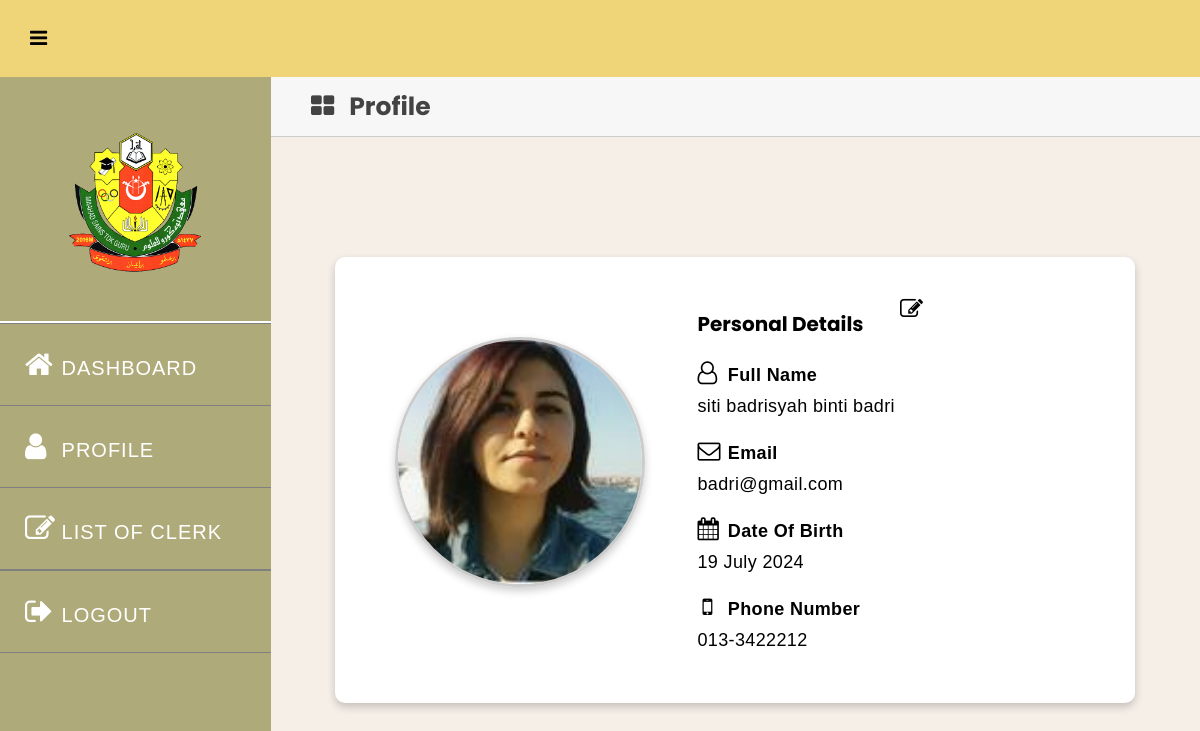
/ADMIN/adminprofile.php (signed in), run on the app's committed database.
### tables this page shows
CREATE TABLE `clerk` (
  `CLERKID` int NOT NULL,
  `CLERKNAME` varchar(255) NOT NULL,
  `CLERKPNO` varchar(12) DEFAULT NULL,
  `CLERKDOB` date DEFAULT NULL,
  `CLERKEMAIL` varchar(50) DEFAULT NULL,
  `CLERKTYPE` varchar(10) DEFAULT NULL,
  `CLERKPASSWORD` varchar(30) NOT NULL,
  `CLERKIMAGE` varchar(255) DEFAULT NULL,
  `STATUS` varchar(50) DEFAULT NULL
);

### ADMIN/adminprofile.php (the view, shortened to what this page needs)
<?php
require_once("../dbConnect.php");
$username = $_SESSION['username'];
$sql = "SELECT CLERKNAME, CLERKEMAIL, CLERKDOB, CLERKPNO, CLERKIMAGE FROM clerk WHERE CLERKID = ?";
$stmt = $dbCon->prepare($sql);
$stmt->bind_param("s", $username);
$stmt->execute();
$stmt->store_result();
$stmt->bind_result($CLERKNAME, $CLERKEMAIL, $CLERKDOB, $CLERKPNO, $CLERKIMAGE);
$formattedDOB = date("d F Y", strtotime($CLERKDOB));
?>
<!DOCTYPE html>
<html lang="en">
<head>
    <link rel="stylesheet" href="https://stackpath.bootstrapcdn.com/font-awesome/4.7.0/css/font-awesome.min.css">
</head>
<body>
    <div class="header">
        <label for="checkbox">
            <i id="navbtn" class="fa fa-bars" aria-hidden="true"></i>
        </label>
    </div>
    <div class="body">
        <nav class="side-bar">
            <div class="user-p">
                <img src="../logo.png" alt=""/>
            </div>
            <ul>
                <li>
                    <a href="AdminDashboard.php">
                        <i class="fa fa-home" aria-hidden="true"></i>
                        <span>DASHBOARD</span>
                    </a>
                </li>
                <li>
                    <a href="adminprofile.php">
                        <i class="fa fa-user" aria-hidden="true"></i>
                        <span>PROFILE</span>
                    </a>
                </li>
                <li style="border-bottom: 1px solid grey;">
                    <a href="listofclerk.php">
                        <i class="fa fa-pencil-square-o" aria-hidden="true"></i>
                        <span>LIST OF CLERK</span>
                    </a>
                </li>
                <li style="border-bottom: 1px solid grey;">
                    <a href="../logout.php">
                        <i class="fa fa-sign-out" aria-hidden="true"></i>
                        <span>LOGOUT</span>
                    </a>
                </li>
            </ul>
        </nav>
        <section class="section-1">
            <div class="circled-menu-parent">
                <p><i class="fa fa-th-large" style="font-size:25px;"></i>Profile</p>
            </div>
            <div class="profile-wrap">
                <div class="image-frame">
                    <img src="<?php echo !empty($CLERKIMAGE) ? '../CLERK/' . htmlspecialchars($CLERKIMAGE) : 'default-profile.png'; ?>" alt="Profile Picture">
                </div>
                <table>
                    <tr>
                        <th>Personal Details</th>
                    </tr>
                    <tr>
                        <td>
                            <b><i class="fa fa-user-o" aria-hidden="true"></i> Full Name</b><br>
                            <p><?php echo htmlspecialchars($CLERKNAME); ?></p>
                        </td>
                    </tr>
                    <tr>
                        <td>
                            <b><i class="fa fa-envelope-o" aria-hidden="true"></i> Email</b><br>
                            <p><?php echo htmlspecialchars($CLERKEMAIL); ?></p>
                        </td>
                    </tr>
                    <tr>
                        <td>
                            <b><i class="fa fa-calendar" aria-hidden="true"></i> Date Of Birth</b><br>
                            <p><?php echo htmlspecialchars($formattedDOB); ?></p>
                        </td>
                    </tr>
                    <tr>
                        <td>
                            <b><i class="fa fa-mobile" aria-hidden="true"></i> Phone Number</b><br>
                            <p><?php echo htmlspecialchars($CLERKPNO); ?></p>
                        </td>
                    </tr>
                </table>
                <div class="edit-button">
                    <button><i class="fa fa-pencil-square-o" aria-hidden="true"></i></button>
                </div>
            </div>
        </section>
    </div>
</body>
</html>

### ADMIN/adminprofile.php (style rules this page uses)
* { padding: 0; margin: 0; box-sizing: border-box; font-family: arial, sans-serif; }
.header { display: flex; align-items: center; padding: 28px 30px; background: #EFD577; color: white; }
.header i { font-size: 30px; cursor: pointer; color: black; }
.user-p { text-align: center; padding-top: 50px; }
.user-p img { width: 150px; height: 150px; border-radius: 50%; }
.body { display: flex; }
.side-bar { width: 350px; background: #AFAA79; min-height: 100vh; transition: 500ms width; }
.side-bar ul { margin-top: 40px; list-style: none; border-top: 2px solid white; }
.side-bar ul li { font-size: 20px; padding: 25px 0px; padding-left: 25px; transition: background 500ms; white-space: nowrap; overflow: hidden; text-overflow: ellipsis; border: none; border-top: 1px solid grey; }
.side-bar ul li a { text-decoration: none; color: white; cursor: pointer; letter-spacing: 1px; }
.side-bar i { display: inline-block; padding-right: 10px; width: 30px; vertical-align: center; font-size: 25px; color: white; }
.side-bar ul li a { text-decoration: none; color: #black; cursor: pointer; letter-spacing: 1px; }
.side-bar ul li a i { display: inline-block; padding-right: 10px; font-size: 30px; }
.section-1 { width: 100%; background-color: #F5EFE7; background-size: cover; background-position: center; display: flex; align-items: center; flex-direction: column; }
#navbtn { display: inline-block; left: 20px; font-size: 20px; transition: 500ms color; color: #black; }
.circled-menu-parent { background-color: #f7f7f7; height: 60px; font-size: 25px; font-family: 'Inter'; font-weight: bold; color: #434343; width: 100%; display: flex; justify-content: center; flex-direction: column; padding: 0 20px; font-family: "Poppins", sans-serif; border-bottom: 1px solid #ccc; }
.circled-menu-parent p { margin: 0; display: flex; align-items: center; font-size: 25px; font-family: "Poppins", sans-serif; }
.circled-menu-parent i { margin-left: 20px; margin-right: 15px; }
.profile-wrap { width: 800px; display: flex; background-color: white; border-radius: 10px; padding: 40px; box-shadow: 0 4px 8px rgba(0, 0, 0, 0.2); margin-top: 120px; }
.image-frame { width: 250px; height: 250px; border: 3px solid #ccc; border-radius: 50%; box-shadow: 0 4px 8px rgba(0, 0, 0, 0.2); margin-top: 40px; margin-left: 20px; }
.image-frame img { width: 100%; height: 100%; object-fit: cover; border-radius: 50%; }
.profile-wrap table { width: 350x; margin-left: 40px; position: relative; }
.profile-wrap i { width: 20px; height: 20px; text-align: center; font-size: 23px; margin-right: 5px; margin-bottom: 15px; }
.profile-wrap table th { text-align: left; padding: 10px; font-size: 20px; font-family: "Poppins", sans-serif; }
.profile-wrap table td { padding: 10px; font-size: 18px; font-family: "Poppins", sans-serif; letter-spacing: 0.02em; }
.edit-button { position: absolute; left: 75%; }
.edit-button button { text-decoration: none; color: black; background: none; border: none; cursor: pointer; }
:root { --blue: #0071FF; --light-blue: #B6DBF6; --dark-blue: #005DD1; --grey: #f2f2f2; }

### data on the page
clerk: CLERKIMAGE (picture), CLERKNAME "siti badrisyah binti badri", CLERKEMAIL "badri@gmail.com", CLERKDOB "19 July 2024", CLERKPNO "013-3422212"
